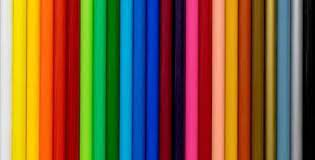
#> input picture prueba_imagen_deteccion/imagen.jpg, 315 x 160 px, found by its file name
$ python testRojo.py
#> lines starting #> are read from the running program, lines starting #| are printed output that depends on the picture; after the words box and inside, x2 and y2 are one past the last pixel; in counts of white or black regions, pixels touching at a corner belong together
import cv2
import numpy as np

# Cargar una imagen
imagen = cv2.imread("C:/Users/juana/Dropbox/GIT/Sofware/IA-Colors/cameraLegui/imagen.jpg")
#> imagen is the input picture: shape (160, 315, 3); mean B, G, R 63.8, 95.1, 124

if imagen is None:
    print("No se pudo cargar la imagen.")

# Definir los lmites inferior y superior para el color rojo (en formato BGR)
lmite_inferior = np.array([0, 0, 100], dtype=np.uint8)
lmite_superior = np.array([80, 80, 255], dtype=np.uint8)

# Aplicar la segmentación de color
mascara = cv2.inRange(imagen, lmite_inferior, lmite_superior)
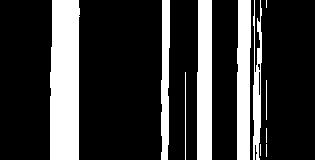
#> mascara: shape (160, 315); 22.2% white; 11 white regions (4 under 20 px), largest, box (x1, y1, x2, y2) and area: (50, 0, 80, 160) 4521, (197, 0, 212, 160) 2328, (237, 0, 251, 160) 2072

# Mostrar la imagen original y la máscara resultante
cv2.imshow("Imagen Original", imagen)
cv2.imshow("Máscara", mascara)

# Esperar a que el usuario presione una tecla y luego cerrar las ventanas
cv2.waitKey(0)
cv2.destroyAllWindows()
